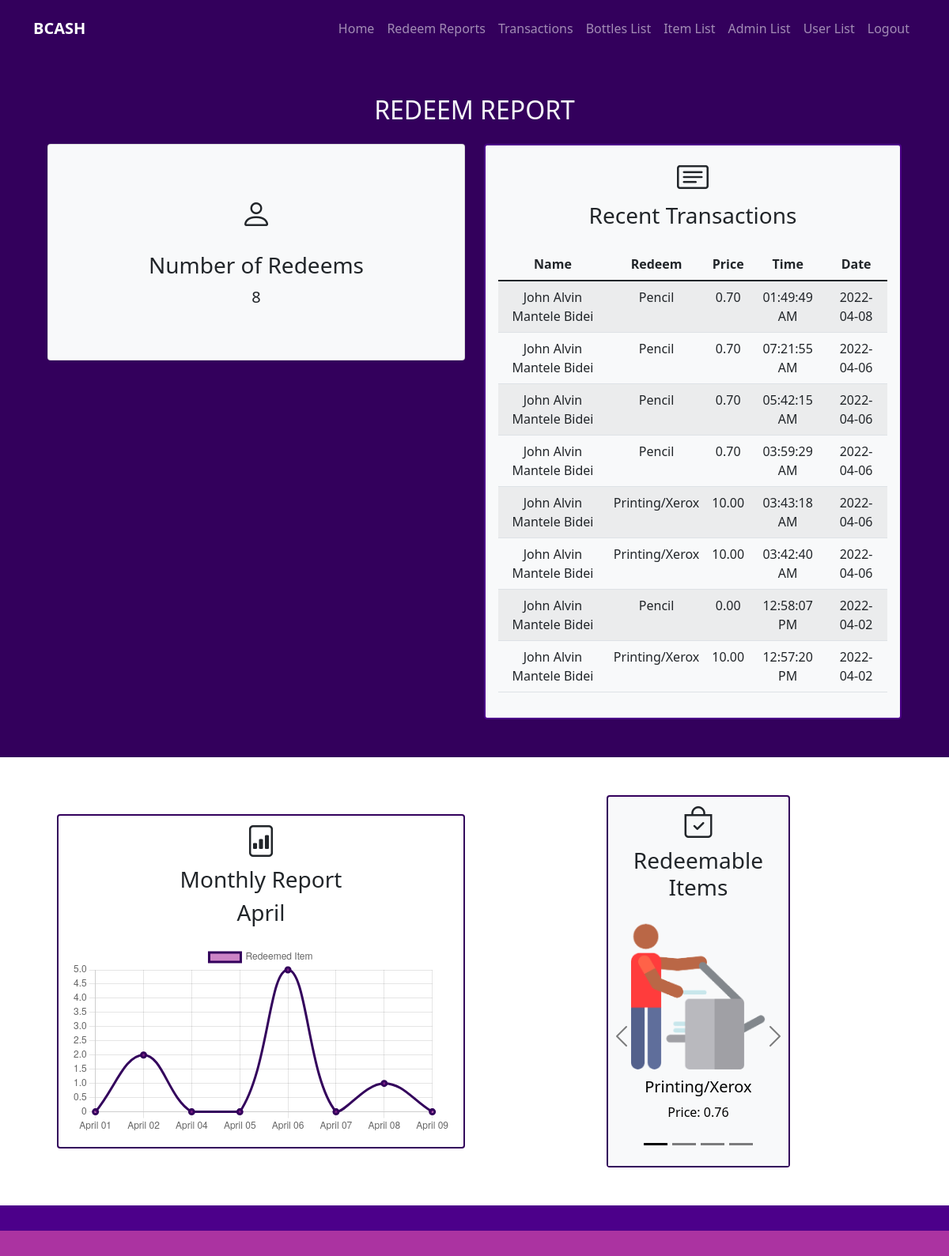
Page /redeem_report.php (signed in) on the committed database.
### tables this page shows
CREATE TABLE `redeem_transaction` (
  `redeem_trans_id` int(50) NOT NULL,
  `acc_id` int(50) NOT NULL,
  `item` varchar(50) NOT NULL,
  `item_id` int(50) NOT NULL,
  `points_deducted` decimal(50,2) NOT NULL,
  `redeem_trans_time` datetime NOT NULL,
  `day_id` int(50) NOT NULL
);

CREATE TABLE `user_login` (
  `username` varchar(70) NOT NULL,
  `acc_id` int(50) NOT NULL,
  `password` varchar(25) NOT NULL,
  `qrcode` varchar(75) NOT NULL,
  `total_points` decimal(50,2) NOT NULL,
  `total_bottles` int(50) NOT NULL,
  `lname` varchar(50) NOT NULL,
  `fname` varchar(50) NOT NULL,
  `mname` varchar(50) NOT NULL,
  `sex` varchar(50) NOT NULL,
  `age` int(10) NOT NULL,
  `email` varchar(50) NOT NULL,
  `program` varchar(500) NOT NULL,
  `year_level` varchar(50) NOT NULL,
  `mobile_num` bigint(50) NOT NULL,
  `stud_num` varchar(10) NOT NULL,
  `admin` tinyint(2) NOT NULL
);

CREATE TABLE `shop_items` (
  `item_id` int(11) NOT NULL,
  `item_name` varchar(50) NOT NULL,
  `item_price` decimal(50,2) NOT NULL,
  `item_stock` int(11) NOT NULL,
  `item_img` varchar(50) NOT NULL
);

### redeem_report.php (the view, shortened to what the rows shown need)
<?php
    require "mydb.php";
    $mydb = new myDb;
    if(isset($_SESSION['qrcode']) && isset($_SESSION['total_bottles']) && isset($_SESSION['total_points']) &&
    isset($_SESSION['acc_id']) && isset($_SESSION['admin'])){
        $acc_id = $_SESSION['acc_id'];
        $admin = $_SESSION['admin'];
    }
    else{
        header("Location: login.php?usernotfound=1");
    }
?>
<!doctype html>
<html lang="en">
  <head>
    <link href="sass/main.css" rel="stylesheet">
    <link rel="stylesheet" href="https://cdn.jsdelivr.net/npm/bootstrap-icons@1.3.0/font/bootstrap-icons.css">
    <link rel="stylesheet" type="text/css" href="css/style.css">
  </head>
  <body>
    <section class=" bg-dark p-5">
        <div class="container">
            <h2 class="text-light text-center mb-4">
                REDEEM REPORT
            </h2>
            <div class="row text-center g-4">
                <div class="col-md">
                    <div class="card bg-light text-fontdark border border-2 border-primary p-3 pb-0">
                        <p class="card-text lead">
                            <table class="table table-striped">
                                <thead>
                                    <tr>
                                        <th scope="col">Name</th>
                                        <th scope="col">Redeem</th>
                                        <th scope="col">Price</th>
                                        <th scope="col">Time</th>
                                        <th scope="col">Date</th>
                                    </tr>
                                </thead>
                                <tbody>
                                <?php
                                    $redeem_records = $mydb->get_Redeem_trans($acc_id,$admin);
                                    if(isset($redeem_records)){
                                        foreach($redeem_records as $rows){
                                            $points_deducted = $rows['points_deducted'];
                                            $user_id = $rows['acc_id'];
                                            $item = $rows['item'];
                                            $name = $mydb->get_Name($user_id);
                                            $date = date("Y-m-d",strtotime($rows['trans_time']));
                                            $time = date("h:i:s A",strtotime($rows['trans_time']));
                                            if(isset($name)){
                                                foreach($name as $newrows){
                                                    $fname = $newrows['fname'];
                                                    $mname = $newrows['mname'];
                                                    $lname = $newrows['lname'];
                                                    $fullname = ' '.$fname.' '.$mname.' '.$lname.'';
                                                }
                                            }
                                            echo '<tr>';
                                            echo '<td>'.$fullname.'</td>';
                                            echo '<td>'.$item.'</td>';
                                            echo '<td>'.$points_deducted.'</td>';
                                            echo '<td>'.$time.'</td>';
                                            echo '<td>'.$date.'</td>';
                                            echo '</tr>';
                                        }
                                    }
                                    else{
                                        echo '<tr>';
                                        echo '<td colspan="5">There are no records of transactions yet.</td>';
                                        echo '</tr>';
                                    }
                                ?>
                                </tbody>
                            </table>
                        </p>
                    </div>
                </div>
            </div>
        </div>
    </section>
    <section class="p-5 text-center text-sm-start">
        <div class="container">
            <div class="d-sm-flex align-items-center justify-content-between">
                <div class="container text-fontdark">
                    <div class="row align-items-center justify-content-between g-4">
                                    <?php
                                        $month = $mydb->get_Maxdate();
                                        if(isset($month)){
                                            foreach($month as $rows){
                                                $maxdate = $rows['maxdate'];
                                            }
                                            $nummonth = date("m",strtotime($maxdate));
                                            $newmonth = date("F",strtotime($maxdate));
                                        }
                                        else{
                                            $newmonth = "Month undefined";
                                        }
                                    ?>
                        <div class="col-md text-center">
                            <div class="card bg-light cardadmin1 border border-2 border-dark">
                                <div class="card-text">
                                    <div id="carouselbottle" class="carousel carousel-dark slide" data-bs-ride="carousel">
                                            <?php
                                                $records = $mydb->get_Shop_items();
                                                $count = 0;
                                                if(isset($records)){
                                                    echo '
                                                    <div class="carousel-indicators">
                                                        <button type="button" data-bs-target="#carouselbottle" data-bs-slide-to="0" class="active" aria-current="true" aria-label="Slide 1"></button>
                                                        <button type="button" data-bs-target="#carouselbottle" data-bs-slide-to="1" aria-label="Slide 2"></button>
                                                        <button type="button" data-bs-target="#carouselbottle" data-bs-slide-to="2" aria-label="Slide 3"></button>
                                                        <button type="button" data-bs-target="#carouselbottle" data-bs-slide-to="3" aria-label="Slide 4"></button>
                                                    </div>
                                                    <div class="carousel-inner">
                                                    ';
                                                    foreach($records as $rows){
                                                        $item_name = $rows['item_name'];
                                                        $item_price = $rows['item_price'];
                                                        $item_img = $rows['item_img'];
                                                        if($count == 0){
                                                            echo '
                                                            <div class="carousel-item active">
                                                                <img src="upload_img/'.$item_img.'" class="d-block pb-2 w-100">
                                                                <div class="bg-light p-5">
                                                                    <div class="carousel-caption">
                                                                        <h5>'.$item_name.'</h5>
                                                                        <p>Price: '.$item_price.'</p>
                                                                    </div>
                                                                </div>
                                                            </div>
                                                            ';
                                                        }
                                                        $count += 1;
                                                    }
                                                    echo '
                                                    </div>
                                                    <button class="carousel-control-prev" type="button" data-bs-target="#carouselbottle" data-bs-slide="prev">
                                                        <span class="carousel-control-prev-icon" aria-hidden="true"></span>
                                                        <span class="visually-hidden">Previous</span>
                                                    </button>
                                                    <button class="carousel-control-next" type="button" data-bs-target="#carouselbottle" data-bs-slide="next">
                                                        <span class="carousel-control-next-icon" aria-hidden="true"></span>
                                                        <span class="visually-hidden">Next</span>
                                                    </button>
                                                    ';
                                                }
                                            ?>
                                    </div>
                                </div>
                            </div>
                        </div>
                    </div>
                </div>
            </div>
        </div>
    </section>
    <?php
        $result = $mydb->get_Date($nummonth);
        if(isset($result)){
            foreach($result as $rows){
                $newdate[] = $newmonth.' '.date('d',strtotime($rows['date'])).'';
                $no_redeem[] = $rows['no_redeem'];
            }
        }
        else{
            echo "There are no records available this month";
        }
    ?>
    <script>
        let myChart = document.getElementById('myChart').getContext('2d');
        let bottlesChart = new Chart(myChart, {
            type:'line',
            data:{
                labels:<?php echo json_encode($newdate);?>,
                datasets:[{
                    label:'Redeemed Item',
                    data:<?php echo json_encode($no_redeem);?>,
                    backgroundColor:'rgba(171, 51, 161, 0.6)',
                    borderWidth:3,
                    borderColor:'#33005c',
                    hoverBorderWidth:3,
                    hoverBorderColor:'#000',
                    tension: 0.4
                }]
            },
            options: {
                responsive: true,
                scales: {
                    yAxes: [{
                        ticks: {
                            beginAtZero: true
                        }
                    }]
                }
            }
        })
    </script>
  </body>
</html>

### rows in the picture
redeem_transaction: acc.lname "John Alvin Mantele Bidei", item "Pencil", points_deducted "0.70", redeem_trans_time "01:49:49 AM", redeem_trans_time "2022-04-08"
redeem_transaction: acc.lname "John Alvin Mantele Bidei", item "Pencil", points_deducted "0.70", redeem_trans_time "07:21:55 AM", redeem_trans_time "2022-04-06"
redeem_transaction: acc.lname "John Alvin Mantele Bidei", item "Pencil", points_deducted "0.70", redeem_trans_time "05:42:15 AM", redeem_trans_time "2022-04-06"
redeem_transaction: acc.lname "John Alvin Mantele Bidei", item "Pencil", points_deducted "0.70", redeem_trans_time "03:59:29 AM", redeem_trans_time "2022-04-06"
redeem_transaction: acc.lname "John Alvin Mantele Bidei", item "Printing/Xerox", points_deducted "10.00", redeem_trans_time "03:43:18 AM", redeem_trans_time "2022-04-06"
redeem_transaction: acc.lname "John Alvin Mantele Bidei", item "Printing/Xerox", points_deducted "10.00", redeem_trans_time "03:42:40 AM", redeem_trans_time "2022-04-06"
redeem_transaction: acc.lname "John Alvin Mantele Bidei", item "Pencil", points_deducted "0.00", redeem_trans_time "12:58:07 PM", redeem_trans_time "2022-04-02"
redeem_transaction: acc.lname "John Alvin Mantele Bidei", item "Printing/Xerox", points_deducted "10.00", redeem_trans_time "12:57:20 PM", redeem_trans_time "2022-04-02"
shop_items: item_img (picture), item_name "Printing/Xerox", item_price "0.76"

### other values in the picture
$total_count "8"
$newmonth "April"
chart data {{ json_encode($no_redeem) }} [0,2,0,0,5,0,1,0]
